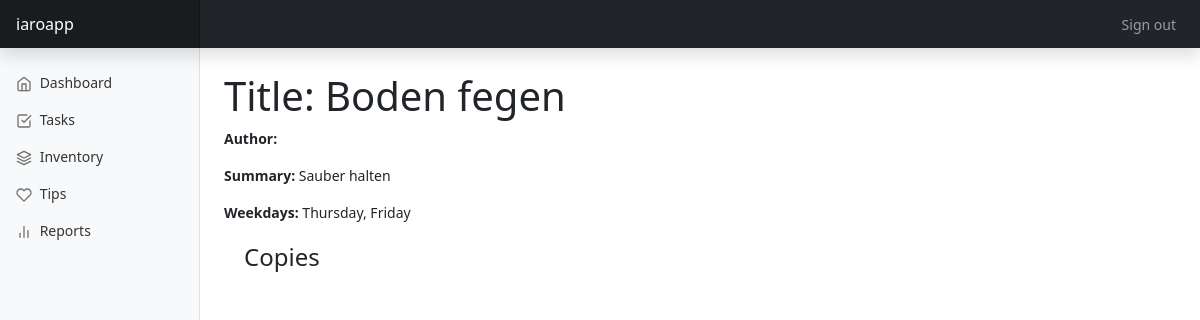
The app's page /tasks/task/3 with its own data.
### tasks/models.py (models this page shows, shortened)
class Task(models.Model):
    title = models.CharField(max_length=200)
    users = models.ManyToManyField(User, help_text="Select which users should be assigned for the task")
    groups = models.ManyToManyField(Group, help_text="Select which groups should be assigned for the task")
    weekdays = models.ManyToManyField(Weekdays, help_text="Select weekdays for this task")
    summary = models.TextField(max_length=1000, help_text="Enter a brief description of the task", blank=True)
    def display_users(self):
        return ', '.join([users.get_username() for users in self.users.all()[:3]])
    display_users.short_description = 'Users'
    def display_groups(self):
        return ', '.join([groups.name for groups in self.groups.all()[:3]])
    display_groups.short_description = 'Groups'
    def display_weekdays(self):
        return ', '.join([weekdays.name for weekdays in self.weekdays.all()[:3]])
    display_weekdays.short_description = 'Weekdays'

class Weekdays(models.Model):
    name = models.CharField(
        max_length=200,
        help_text="Enter task weekdays."
        )
    def __str__(self):
        return self.name

### tasks/views.py (the view)
# urls.py: path('task/<int:pk>', views.TaskDetailView.as_view(), name='task-detail'),
class TaskDetailView(generic.DetailView):
    model = Task

### tasks/templates/tasks/task_detail.html (shortened to what this page needs)
{% extends "base_generic.html" %}
{% block content %}
<h1>Title: {{ task.title }}</h1>
<p><strong>Author:</strong> <a href="{{ task.author.get_absolute_url }}">{{ task.author }}</a></p>
<p><strong>Summary:</strong> {{ task.summary }}</p>
<p><strong>Weekdays:</strong> {{ task.weekdays.all|join:", " }}</p>
<div style="margin-left:20px;margin-top:20px">
<h4>Copies</h4>
</div>
{% endblock %}

### tasks/static/css/dashboard.css (style rules this page uses)
body { font-size: .875rem; }

### records on screen
Task: title "Boden fegen", summary "Sauber halten", weekdays.all "Thursday, Friday"
